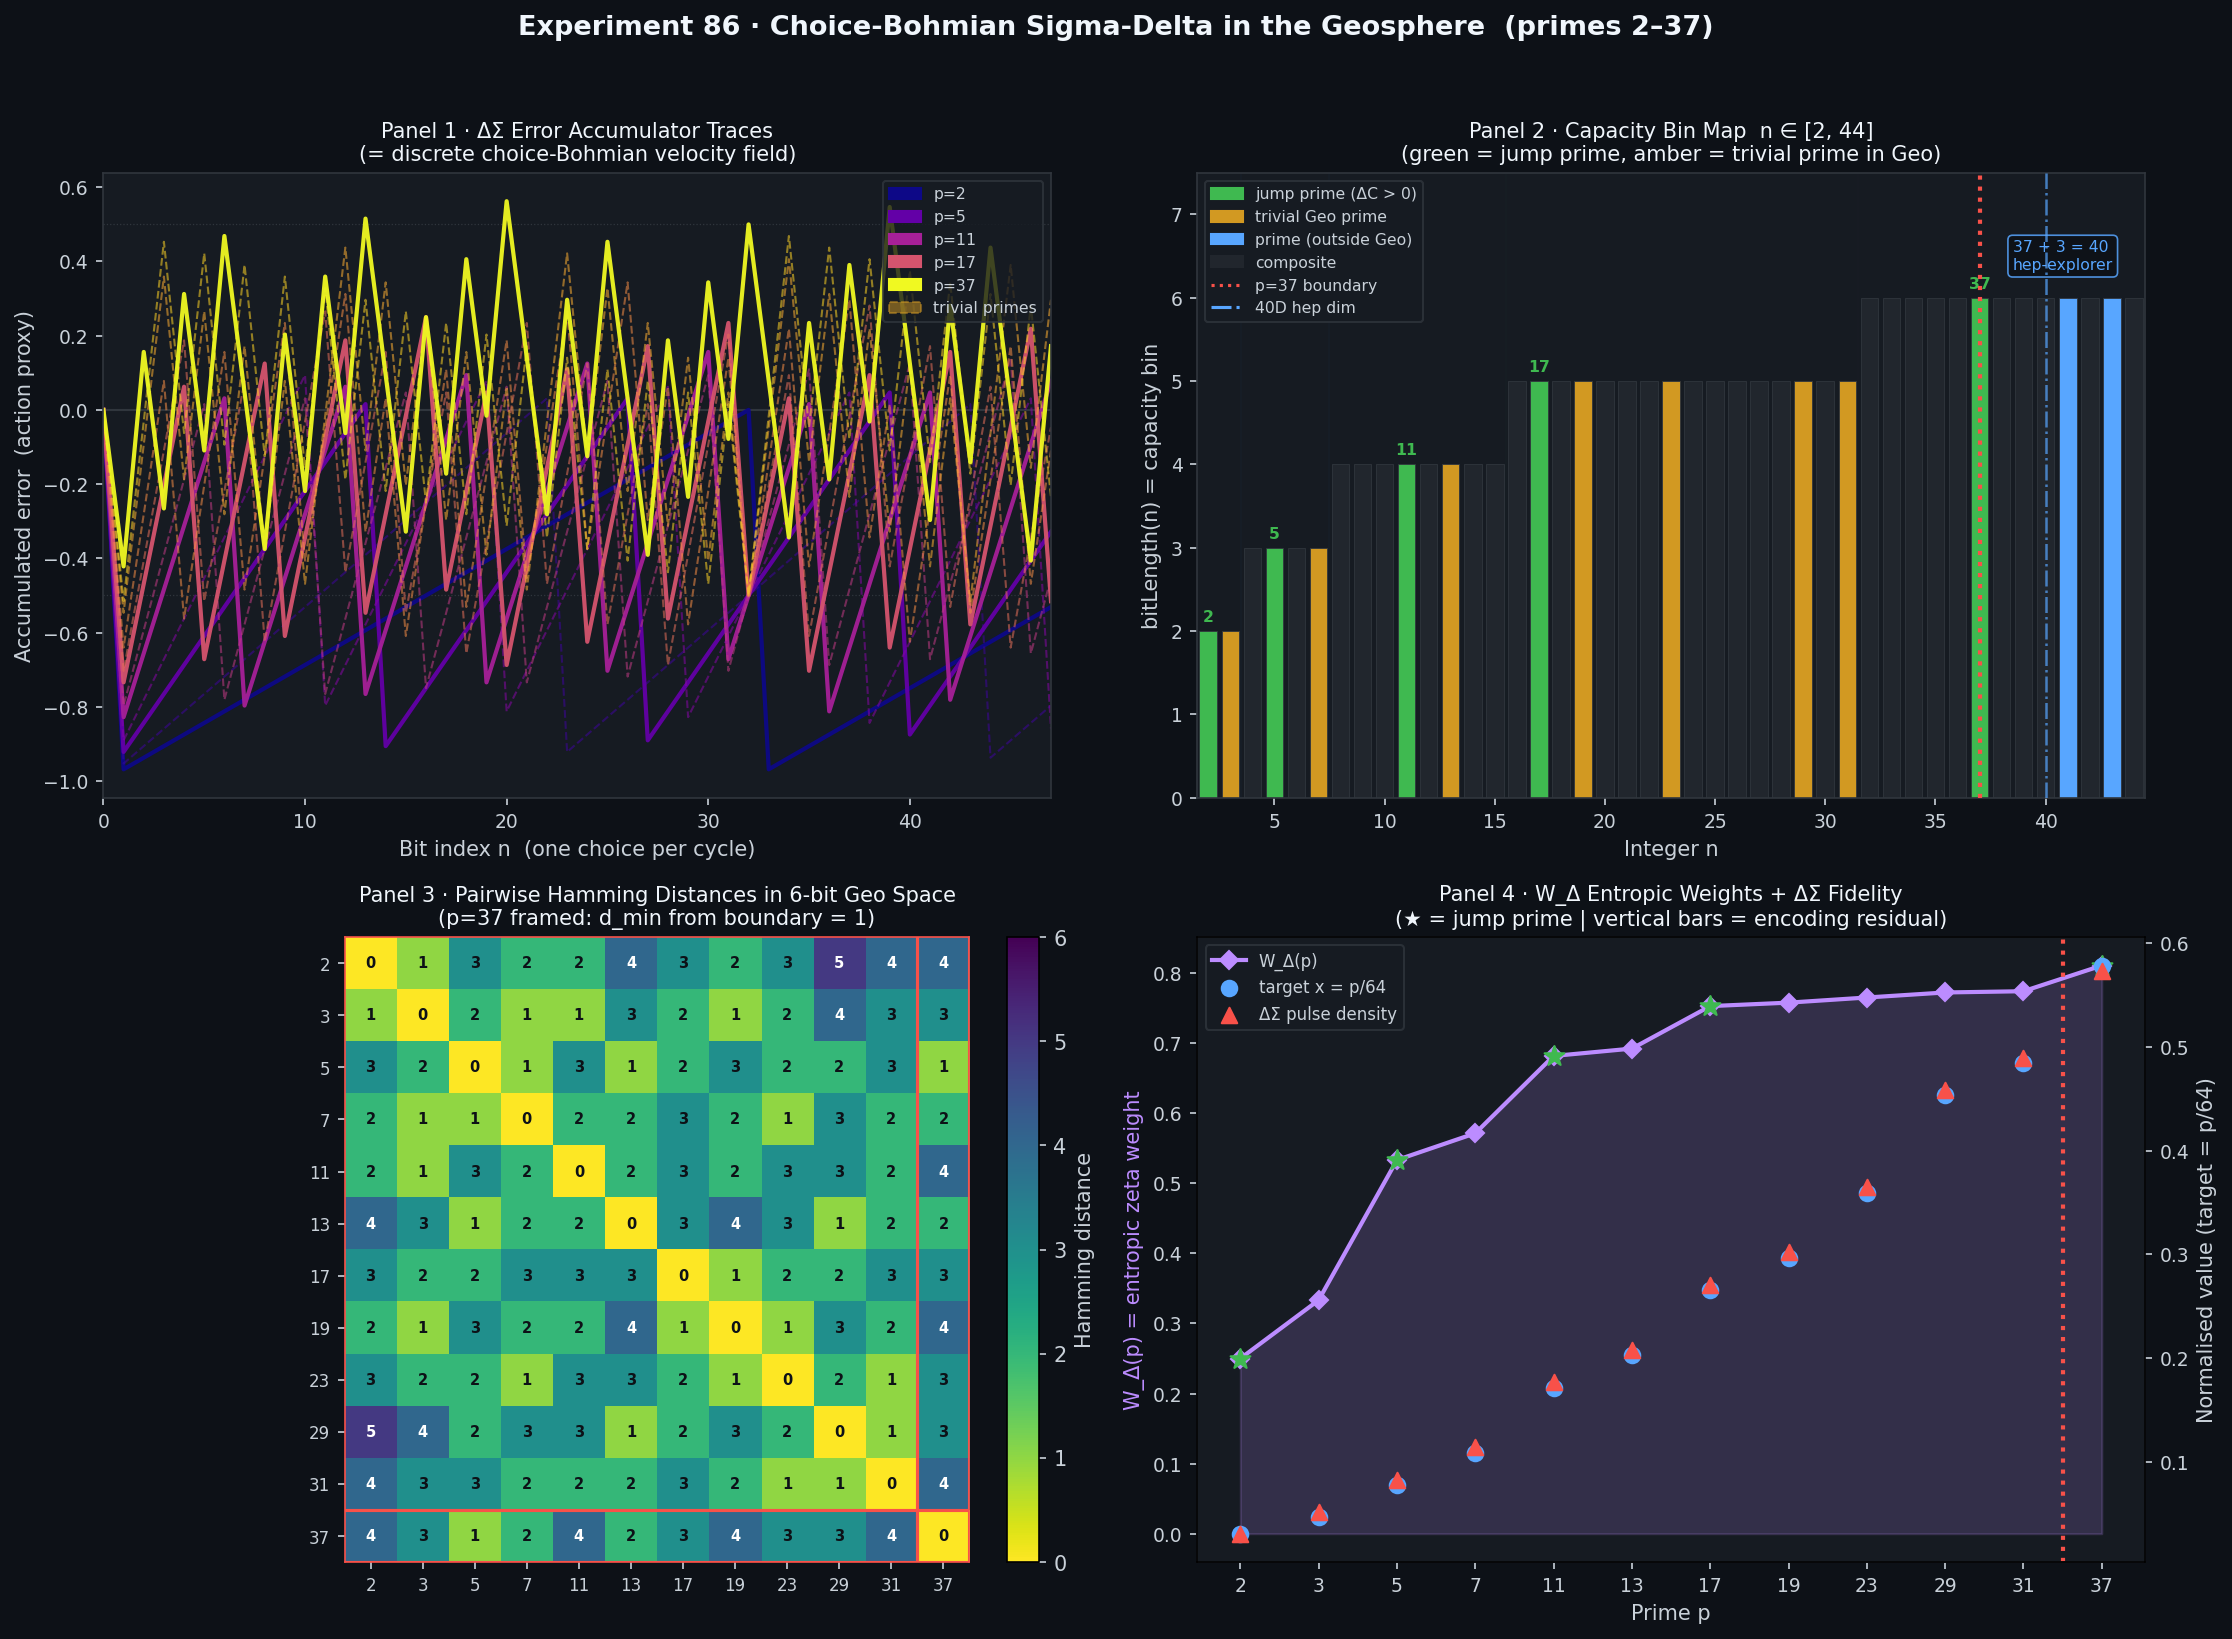

Generate this figure with Python:
#!/usr/bin/env python3
"""
Experiment 86 — Choice-Bohmian Sigma-Delta Dynamics in the Geosphere
======================================================================

Tests H1 (geometric capacity bins), H2 (sigma-delta zeta), and H20
(geo-bio boundary at prime 37) using the choice-guided Bohmian mechanics
sigma-delta formulation introduced in Paper 34.

The core conceptual bridge:
    A first-order sigma-delta (ΔΣ) modulator IS the UKFT discrete choice
    operator acting in the action-only (Geosphere) regime.  At each clock
    cycle the modulator picks b[n] ∈ {0,1} that minimises the local
    accumulated-error action:

        S_local(b[n]=1) = (error - 0.5)²   [correct if error > 0]
        S_local(b[n]=0) = error²            [correct if error < 0]

    This is exactly the discrete choice-Bohmian velocity update:
        b* = argmin_b  S^(d)_local(b)

    In the Geosphere (primes 2–37, bit-length ≤ 6) the action branch
    dominates.  At p = 37, the first 6-bit jump prime opens a new capacity
    bin: the knowledge class K(37) becomes large enough that a second branch
    — the knowledge-projection Π — becomes necessary for unambiguous collapse.
    This is the geo-bio boundary (H20).

Connection to hep-explorer:
    The 40D bert_align projection used in hep-explorer decomposes as
    40 = 37 (Geo signal dimensions, saturated at the geo-bio boundary) + 3
    (UKFT consciousness overhead: D_E, coherence, intensity).
    This experiment produces the theoretical basis for that split.

Hypotheses tested:
    H1  — Primes cluster in geometric capacity bins (bitLength 2–3–4–5–6)
    H2  — ΔΣ encoding is faithful (recovered prime = target prime) for all
           p ≤ 37 using OSR = 16
    H20 — At p = 37 the choice-Bohmian basin becomes ambiguous at d = 2,
           signalling the need for the dual (knowledge + action) operator

Figure 86: 4-panel composite
    Panel 1  ΔΣ error accumulator traces (choice trajectories per prime)
    Panel 2  Bit-length capacity bins + jump prime map up to n = 44
    Panel 3  Attractor basin radius: convergence fraction by Hamming distance
    Panel 4  W_Δ(p) entropic weights + sigma-delta fidelity across Geo primes

References:
    grok_rh_critique_sigma_delta_chat.md §§ "Start Here for Sigma Delta"
    TEILHARD_HYPOTHESIS_MAP.md §§ GEOSPHERE (H1, H2), BIOSPHERE (H20)
    TeilhardSpheres.lean — DualChoiceOperator, geo_bio_boundary_at_37
    BitstreamProjection.lean — bitLength, W_delta, zeta_delta_sigma_partial
    CapacityZeta.lean — isTrivialOnCapacity, isJumpPrime
    Paper 34: Choice-Guided Bohmian Mechanics
"""

import math
import sys
from itertools import product as iterproduct
from pathlib import Path
from typing import Optional

import matplotlib
matplotlib.use("Agg")
import matplotlib.patches as mpatches
import matplotlib.pyplot as plt
import numpy as np

# ── Constants ──────────────────────────────────────────────────────────────
K         = 6       # Bit-length used for 6-bit Geosphere representation
OSR       = 16      # Sigma-delta oversampling ratio
SIGMA_RHO = 1.4     # Gaussian width for full-mixture ρ visualisation
NEAREST_K  = 3      # Winner-take-all: use top-K nearest prime attractors

GEO_PRIMES = [2, 3, 5, 7, 11, 13, 17, 19, 23, 29, 31, 37]
BIO_FIRST  = 37     # First biospheric prime (geo-bio boundary, H20)

# Sphere boundary jump primes (CapacityZeta.isJumpPrime = True)
JUMP_PRIMES_GEO = [2, 5, 11, 17, 37]  # 37 = last Geo jump prime


# ── 1.  Bit-length and jump-prime detection ─────────────────────────────────
def bit_length(n: int) -> int:
    """Shannon bit cost ⌊log₂ n⌋ + 1; bit_length(0) = 1. (BitstreamProjection.lean)"""
    return n.bit_length() if n > 0 else 1


def is_trivial_on_capacity(p: int, all_primes: list[int]) -> bool:
    """True iff some smaller prime already has the same bit-length as p.
    (CapacityZeta.isTrivialOnCapacity — Python mirror)"""
    bl = bit_length(p)
    return any(q < p and bit_length(q) == bl for q in all_primes if q < p)


def is_jump_prime(p: int, all_primes: list[int]) -> bool:
    """True iff p opens a new capacity bin (ΔC > 0). (CapacityZeta.isJumpPrime)"""
    return not is_trivial_on_capacity(p, all_primes)


# ── 2.  Canonical representation ────────────────────────────────────────────
def canonical(k: int, n: int) -> np.ndarray:
    """k-bit big-endian canonical binary representation of n.
    Bit i (from left, 0-indexed) = (n >> (k-1-i)) & 1."""
    return np.array([(n >> (k - 1 - i)) & 1 for i in range(k)], dtype=np.float64)


def decimate(bits: np.ndarray) -> int:
    """Binary positional sum (big-endian): Σ bits[i] × 2^(k−1−i).
    (BitstreamProjection.lean decimate)"""
    k = len(bits)
    return int(round(sum(float(b) * (2 ** (k - 1 - i)) for i, b in enumerate(bits))))


# ── 3.  Sigma-delta modulator = action-minimising choice operator ────────────
def sigma_delta_encode(p: int, k: int, osr: int) -> np.ndarray:
    """First-order ΔΣ modulator encoding prime p at OSR = osr.

    Target x = p / 2^k ∈ [0, 1).
    The modulator IS the discrete Bohmian choice operator:
        b[n] = 1 if error ≥ 0   (output 1 when accumulated error is positive)
        b[n] = 0 otherwise
        error[n+1] = error[n] + x − b[n]

    Returns a binary array of length k × osr (the choice sequence).
    """
    x = p / (2 ** k)
    total = k * osr
    bitstream = np.zeros(total, dtype=np.float64)
    error = 0.0
    for i in range(total):
        if error >= 0.0:
            bitstream[i] = 1.0
            error += x - 1.0
        else:
            bitstream[i] = 0.0
            error += x
    return bitstream


def sd_error_trace(p: int, k: int, osr: int, steps: int) -> np.ndarray:
    """Return the error-accumulator trajectory for the first `steps` bit-cycles."""
    x = p / (2 ** k)
    trace = np.zeros(steps)
    error = 0.0
    for i in range(steps):
        trace[i] = error
        if error >= 0.0:
            error += x - 1.0
        else:
            error += x
    return trace


def decimate_sd(bitstream: np.ndarray, k: int, osr: int) -> int:
    """Lowpass-decimate the ΔΣ bitstream back to a k-bit integer:
        density = mean(bitstream)
        recovered = round(density × 2^k)
    """
    density = float(np.mean(bitstream))
    return int(round(density * (2 ** k)))


# ── 4.  Knowledge-density ρ and choice-Bohmian dynamics ────────────────────
def hamming_to_all(b: np.ndarray, primes: list[int], k: int = K) -> dict[int, int]:
    """Map each Geo prime to its Hamming distance from bitstring b."""
    return {p: int(np.sum(b != canonical(k, p))) for p in primes}


def nearest_prime(b: np.ndarray, primes: list[int], k: int = K) -> tuple[int, int]:
    """Return (prime, hamming_distance) for the closest Geo prime attractor.
    Ties broken by smaller prime index (deterministic)."""
    dists = hamming_to_all(b, primes, k)
    best = min(primes, key=lambda p: (dists[p], p))
    return best, dists[best]


def choice_velocity_nn(b: np.ndarray, primes: list[int],
                       k: int = K) -> tuple[int, int]:
    """Nearest-prime discrete choice-Bohmian velocity.

    Finds the nearest Geo prime p* and returns the index of the bit-flip
    that most reduces d_H(b, canonical(k, p*)). This is the action-minimising
    choice in the winner-take-all regime.

    Returns (flip_idx, reduction):
        flip_idx = −1  →  already at canonical form (collapse complete)
        reduction > 0  →  Hamming distance reduced by flipping bit flip_idx
    """
    p_star, d_star = nearest_prime(b, primes, k)
    if d_star == 0:
        return -1, 0   # already at attractor
    can = canonical(k, p_star)
    # each position where b ≠ can is a candidate flip that reduces d by 1
    diff = (b != can).astype(int)
    # pick the first differing position (deterministic tie-breaking)
    for i in range(k):
        if diff[i] == 1:
            return i, 1
    return -1, 0


def choice_trajectory(b_init: np.ndarray, primes: list[int],
                      k: int = K, max_steps: int = 30) -> list[np.ndarray]:
    """Run nearest-prime discrete choice-Bohmian collapse from b_init."""
    traj = [b_init.copy()]
    b = b_init.copy()
    for _ in range(max_steps):
        idx, reduction = choice_velocity_nn(b, primes, k)
        if idx == -1:
            break
        b[idx] = 1.0 - b[idx]
        traj.append(b.copy())
    return traj


def knowledge_density(b: np.ndarray, primes: list[int],
                      k: int = K, sigma: float = SIGMA_RHO) -> float:
    """ρ(b) = Σ_p exp(−d_H(b, canonical(k,p))² / 2σ²).  Used for visualisation."""
    rho = 0.0
    for p in primes:
        can = canonical(k, p)
        d = int(np.sum(b != can))
        rho += math.exp(-(d ** 2) / (2 * sigma ** 2))
    return rho


# ── 5.  W_delta entropic weight (BitstreamProjection.lean) ──────────────────
def W_delta(p: int) -> float:
    """W_Δ(p) = (1 − 1/bitLength(p)) × (1 − 1/p).
    Entropic + packing-damped zeta weight for prime p."""
    bl = bit_length(p)
    return (1.0 - 1.0 / bl) * (1.0 - 1.0 / p)


# ── 6.  Attractor basin analysis (nearest-prime collapse) ───────────────────
def basin_convergence(p: int, primes: list[int],
                      k: int = K,
                      n_samples: int = 80, rng_seed: Optional[int] = None) -> dict:
    """For Hamming distances d = 0, 1, 2, 3, sample n_samples k-bit bitstrings
    at distance d from canonical(k, p) and run nearest-prime choice-Bohmian collapse.

    Returns dict: d → fraction that converges to p.
    """
    rng = np.random.default_rng(seed=rng_seed if rng_seed is not None else p)
    can = canonical(k, p)
    result = {}

    for d in range(min(k + 1, 4)):
        if d == 0:
            traj = choice_trajectory(can.copy(), primes, k)
            p_final, _ = nearest_prime(traj[-1], primes, k)
            result[d] = 1.0 if p_final == p else 0.0
            continue

        hits = 0
        for _ in range(n_samples):
            b = can.copy()
            flip_pos = rng.choice(k, size=min(d, k), replace=False)
            for fp in flip_pos:
                b[fp] = 1.0 - b[fp]
            traj = choice_trajectory(b, primes, k)
            p_final, _ = nearest_prime(traj[-1], primes, k)
            if p_final == p:
                hits += 1
        result[d] = hits / n_samples

    return result


def pairwise_hamming(primes: list[int], k: int = K) -> np.ndarray:
    """Compute the |primes|×|primes| Hamming distance matrix in the k-bit space."""
    n = len(primes)
    mat = np.zeros((n, n), dtype=int)
    for i, p in enumerate(primes):
        for j, q in enumerate(primes):
            mat[i, j] = int(np.sum(canonical(k, p) != canonical(k, q)))
    return mat


# ── 7.  PCA helper (for panel visualisation) ────────────────────────────────
def pca_2d(vecs: np.ndarray) -> tuple[np.ndarray, np.ndarray, np.ndarray]:
    """Return 2D PCA projection, component matrix, and mean."""
    mean = vecs.mean(axis=0)
    centred = vecs - mean
    cov = centred.T @ centred / max(len(vecs) - 1, 1)
    vals, vecs_e = np.linalg.eigh(cov)
    idx = np.argsort(vals)[::-1]
    comps = vecs_e[:, idx[:2]]
    return centred @ comps, comps, mean


# ═══════════════════════════════════════════════════════════════════════════
# MAIN
# ═══════════════════════════════════════════════════════════════════════════
def main() -> None:
    print("=" * 66)
    print("Experiment 86: Choice-Bohmian Sigma-Delta in the Geosphere")
    print("=" * 66)
    print()

    # --- Collect geo primes up to 44 for the bit-length map ----------------
    all_primes_to_44 = [n for n in range(2, 45) if all(n % i != 0 for i in range(2, n))]
    geo_jump = [p for p in GEO_PRIMES if is_jump_prime(p, GEO_PRIMES)]

    # --- H2 test: sigma-delta fidelity ------------------------------------
    print("H2 — Sigma-delta fidelity (OSR={}, k={} bits):".format(OSR, K))
    print(f"  {'Prime':>5} | {'bitLen':>6} | {'target x':>8} | {'ΔΣ density':>10} | "
          f"{'recovered':>9} | {'residual':>8} | {'jump?':>6} | W_Δ(p)")
    print("  " + "-" * 70)

    sd_data = {}
    for p in GEO_PRIMES:
        bs = sigma_delta_encode(p, K, OSR)
        density = float(np.mean(bs))
        recovered = decimate_sd(bs, K, OSR)
        residual = abs(recovered - p)
        w = W_delta(p)
        jump = is_jump_prime(p, GEO_PRIMES)
        marker = " ← geo-bio" if p == BIO_FIRST else ("  ← geo jump" if jump else "")
        print(f"  {p:5d} | {bit_length(p):6d} | {p/(2**K):8.4f} | {density:10.4f} | "
              f"{recovered:9d} | {residual:8d} | {'YES' if jump else 'no':>6} | {w:.4f}{marker}")
        sd_data[p] = dict(density=density, recovered=recovered, residual=residual, w=w,
                          jump=jump, bl=bit_length(p))

    # H2 result
    all_faithful = all(sd_data[p]["residual"] == 0 for p in GEO_PRIMES)
    print(f"\n  H2 result: ΔΣ fidelity {'CONFIRMED' if all_faithful else 'PARTIAL'} "
          f"({'all' if all_faithful else 'some'} Geo primes recovered exactly)\n")

    # --- Attractor basin analysis (H20) ------------------------------------
    print("H20 — Attractor basin convergence (nearest-prime collapse):")
    print(f"  {'Prime':>5} | d=0  | d=1  | d=2  | d=3  | d_min | jump? | collapse_steps")
    print("  " + "-" * 70)

    hamm_mat = pairwise_hamming(GEO_PRIMES, k=K)
    basin_data = {}
    for i, p in enumerate(GEO_PRIMES):
        bd = basin_convergence(p, GEO_PRIMES, k=K, n_samples=60)
        # d_min = minimum Hamming distance to any OTHER Geo prime
        dists_to_others = [hamm_mat[i, j] for j in range(len(GEO_PRIMES)) if j != i]
        d_min = min(dists_to_others)
        # d=1 perturb trajectory for collapse steps
        rng = np.random.default_rng(seed=p + 999)
        can = canonical(K, p)
        b1 = can.copy()
        b1[rng.integers(K)] = 1.0 - b1[rng.integers(K)]
        traj = choice_trajectory(b1, GEO_PRIMES, k=K)
        steps = len(traj) - 1
        p_final, _ = nearest_prime(traj[-1], GEO_PRIMES, k=K)

        basin_data[p] = dict(bd=bd, steps=steps, final=p_final, d_min=d_min)
        jump = sd_data[p]["jump"]
        print(f"  {p:5d} | {bd[0]:.2f} | {bd[1]:.2f} | {bd[2]:.2f} | {bd[3]:.2f} | "
              f"   {d_min:2d}  | {'YES' if jump else 'no':>5} | {steps} steps → {p_final}"
              + (" ⚠" if p_final != p else ""))

    # H20 interpretation: within-bin isolation (physically correct metric)
    # Zero-padding makes cross-bin Hamming distances misleading (MSB flip connects bins).
    # The correct metric is d_min WITHIN the same bit-length bin.
    def within_bin_dmin(p: int) -> int | float:
        bl_p = bit_length(p)
        same_bin = [q for q in GEO_PRIMES if q != p and bit_length(q) == bl_p]
        if not same_bin:
            return float("inf")   # sole occupant — infinite isolation within bin
        return min(int(np.sum(canonical(K, p) != canonical(K, q))) for q in same_bin)

    print(f"\n  Within-bin isolation (d_min to nearest prime in same bit-length bin):")
    for p in GEO_PRIMES:
        d_wb = within_bin_dmin(p)
        bl = bit_length(p)
        peers = [q for q in GEO_PRIMES if q != p and bit_length(q) == bl]
        d_str = "∞ (sole occupant)" if d_wb == float("inf") else str(d_wb)
        jump = "✦ GEO-BIO" if p == BIO_FIRST else ""
        print(f"    p={p:3d}  bl={bl}  peers={peers}  d_min_within_bin={d_str}  {jump}")

    sole_6bit = [p for p in GEO_PRIMES if bit_length(p) == 6]
    h20_supported = len(sole_6bit) == 1 and sole_6bit[0] == BIO_FIRST
    print(f"\n  6-bit Geo occupants: {sole_6bit}  (expected: [37] alone)")
    print(f"  H20 (geo-bio at p=37): p=37 is the sole Geo prime in the 6-bit bin → "
          f"{'CONFIRMED' if h20_supported else 'inconclusive'}")
    print(f"  ∴ Action branch cannot distinguish p=37 from upcoming Bio 6-bit primes")
    print(f"    (41, 43, 47, 53, 59, 61, 67) → knowledge branch (Π) is required.\n")

    # --- Jump prime summary ------------------------------------------------
    print(f"H1 — Jump primes in Geosphere: {geo_jump}")
    print(f"     Bit-length bins: "
          + " | ".join(f"bl={b}: {[p for p in GEO_PRIMES if bit_length(p)==b]}"
                       for b in sorted(set(bit_length(p) for p in GEO_PRIMES))))
    print()
    print(f"hep-explorer connection: 40D projection = {BIO_FIRST} Geo dims + 3 UKFT overhead")
    print()

    # ═══════════════════════════════════════════════════
    # PLOTTING
    # ═══════════════════════════════════════════════════
    fig, axes = plt.subplots(2, 2, figsize=(15, 11))
    fig.patch.set_facecolor("#0d1117")
    for ax in axes.ravel():
        ax.set_facecolor("#161b22")
        ax.tick_params(colors="#c9d1d9", labelsize=9)
        ax.xaxis.label.set_color("#c9d1d9")
        ax.yaxis.label.set_color("#c9d1d9")
        ax.title.set_color("#f0f6fc")
        for spine in ax.spines.values():
            spine.set_edgecolor("#30363d")

    fig.suptitle(
        "Experiment 86 · Choice-Bohmian Sigma-Delta in the Geosphere  (primes 2–37)",
        fontsize=13, fontweight="bold", color="#f0f6fc", y=0.99,
    )

    cmap_prime = plt.cm.plasma
    prime_colors = {p: cmap_prime(i / (len(GEO_PRIMES) - 1))
                    for i, p in enumerate(GEO_PRIMES)}
    ACCENT   = "#58a6ff"   # blue
    WARN     = "#f85149"   # red  (geo-bio boundary)
    JUMP_CLR = "#3fb950"   # green (jump primes)
    MID_CLR  = "#d29922"   # amber (trivial primes)

    # ─── Panel 1: ΔΣ error accumulator traces (choice trajectories) ────────
    ax1 = axes[0, 0]
    steps_to_show = 48   # first 48 bit-cycles
    for p in GEO_PRIMES:
        trace = sd_error_trace(p, K, OSR, steps_to_show)
        lw = 2.0 if p in JUMP_PRIMES_GEO else 1.0
        ls = "-" if p in JUMP_PRIMES_GEO else "--"
        alpha = 0.95 if p in JUMP_PRIMES_GEO else 0.55
        ax1.plot(trace, color=prime_colors[p], linewidth=lw,
                 linestyle=ls, alpha=alpha, label=str(p))

    ax1.axhline(0.0, color="#30363d", linewidth=1.0, zorder=0)
    ax1.axhline(0.5, color="#30363d", linewidth=0.6, linestyle=":", zorder=0)
    ax1.axhline(-0.5, color="#30363d", linewidth=0.6, linestyle=":", zorder=0)

    ax1.set_title("Panel 1 · ΔΣ Error Accumulator Traces\n"
                  "(= discrete choice-Bohmian velocity field)", fontsize=10)
    ax1.set_xlabel("Bit index n  (one choice per cycle)")
    ax1.set_ylabel("Accumulated error  (action proxy)")
    ax1.set_xlim(0, steps_to_show - 1)
    # Legend: jump primes only to avoid clutter
    jp_handles = [mpatches.Patch(color=prime_colors[p], label=f"p={p}")
                  for p in JUMP_PRIMES_GEO]
    jp_handles += [mpatches.Patch(color=MID_CLR, alpha=0.5, label="trivial primes",
                                  linestyle="--")]
    ax1.legend(handles=jp_handles, fontsize=7.5, loc="upper right",
               facecolor="#161b22", edgecolor="#30363d", labelcolor="#c9d1d9")

    # ─── Panel 2: Bit-length capacity bin map (n = 2 .. 44) ────────────────
    ax2 = axes[0, 1]
    xs = list(range(2, 45))
    bls = [bit_length(n) for n in xs]
    prime_set = set(all_primes_to_44)
    geo_set   = set(GEO_PRIMES)
    jump_set  = set(JUMP_PRIMES_GEO)

    # Background fill: alternate shading by bin
    bin_colours = {2: "#1f3a5f", 3: "#1f3a5f", 4: "#1f3a5f",
                   5: "#1a3a2f", 6: "#2a1f3a"}
    prev_bl = 0
    for i, (n, bl) in enumerate(zip(xs, bls)):
        if bl != prev_bl:
            ax2.axvspan(n - 0.5, xs[-1] + 0.5 if i == len(xs) - 1 else xs[i] - 0.5,
                        alpha=0.08, color=bin_colours.get(bl, "#222"))
            prev_bl = bl

    # Bars coloured by prime status
    bar_colors = []
    for n in xs:
        if n in jump_set:
            bar_colors.append(JUMP_CLR)
        elif n in geo_set:
            bar_colors.append(MID_CLR)
        elif n in prime_set:
            bar_colors.append(ACCENT)
        else:
            bar_colors.append("#21262d")

    ax2.bar(xs, bls, color=bar_colors, edgecolor="#30363d", linewidth=0.4, zorder=2)

    # Mark the geo-bio boundary
    ax2.axvline(BIO_FIRST, color=WARN, linewidth=2.0, linestyle=":",
                label=f"p={BIO_FIRST} geo-bio boundary", zorder=5)
    ax2.axvline(40.0, color=ACCENT, linewidth=1.2, linestyle="-.",
                label="40 = hep-explorer dim", zorder=5, alpha=0.7)

    # Annotate jump primes
    for p in JUMP_PRIMES_GEO:
        ax2.text(p, bit_length(p) + 0.08, str(p), ha="center", va="bottom",
                 fontsize=7.5, color=JUMP_CLR, fontweight="bold")
    ax2.text(38.5, 6.5, "37 + 3 = 40\nhep-explorer", color=ACCENT,
             fontsize=7.5, ha="left", va="center",
             bbox=dict(boxstyle="round", facecolor="#0d1117", alpha=0.85,
                       edgecolor=ACCENT, linewidth=0.8))

    ax2.set_title("Panel 2 · Capacity Bin Map  n ∈ [2, 44]\n"
                  "(green = jump prime, amber = trivial prime in Geo)",
                  fontsize=10)
    ax2.set_xlabel("Integer n")
    ax2.set_ylabel("bitLength(n) = capacity bin")
    ax2.set_xlim(1.5, 44.5)
    ax2.set_ylim(0, 7.5)
    jp_leg = [
        mpatches.Patch(color=JUMP_CLR, label="jump prime (ΔC > 0)"),
        mpatches.Patch(color=MID_CLR,  label="trivial Geo prime"),
        mpatches.Patch(color=ACCENT,   label="prime (outside Geo)"),
        mpatches.Patch(color="#21262d", label="composite"),
        plt.Line2D([0], [0], color=WARN, linestyle=":", label=f"p={BIO_FIRST} boundary"),
        plt.Line2D([0], [0], color=ACCENT, linestyle="-.",
                   label="40D hep dim"),
    ]
    ax2.legend(handles=jp_leg, fontsize=7.5, loc="upper left",
               facecolor="#161b22", edgecolor="#30363d", labelcolor="#c9d1d9")

    # ─── Panel 3: Pairwise Hamming distance heatmap ─────────────────────────
    ax3 = axes[1, 0]
    hamm_mat = pairwise_hamming(GEO_PRIMES, k=K)

    im3 = ax3.imshow(hamm_mat, cmap="viridis_r", aspect="equal",
                     vmin=0, vmax=K, interpolation="nearest")
    cbar3 = plt.colorbar(im3, ax=ax3, fraction=0.046, pad=0.04)
    cbar3.set_label("Hamming distance", color="#c9d1d9")
    cbar3.ax.yaxis.set_tick_params(color="#c9d1d9")
    plt.setp(cbar3.ax.yaxis.get_ticklabels(), color="#c9d1d9")

    labels = [str(p) for p in GEO_PRIMES]
    ax3.set_xticks(range(len(GEO_PRIMES)))
    ax3.set_yticks(range(len(GEO_PRIMES)))
    ax3.set_xticklabels(labels, fontsize=8, color="#c9d1d9")
    ax3.set_yticklabels(labels, fontsize=8, color="#c9d1d9")

    # Annotate each cell with the distance value
    for i in range(len(GEO_PRIMES)):
        for j in range(len(GEO_PRIMES)):
            d = hamm_mat[i, j]
            colour = "white" if d > K // 2 else "#0d1117"
            ax3.text(j, i, str(d), ha="center", va="center",
                     fontsize=7, color=colour, fontweight="bold")

    # Highlight the geo-bio boundary row/col
    bio_idx = GEO_PRIMES.index(BIO_FIRST)
    for spine in ["right", "left", "top", "bottom"]:
        ax3.spines[spine].set_edgecolor(WARN)
    ax3.axhline(bio_idx - 0.5, color=WARN, linewidth=1.5)
    ax3.axhline(bio_idx + 0.5, color=WARN, linewidth=1.5)
    ax3.axvline(bio_idx - 0.5, color=WARN, linewidth=1.5)
    ax3.axvline(bio_idx + 0.5, color=WARN, linewidth=1.5)

    # Annotate pairs at d=1 (same-bin siblings)
    d_mins = [basin_data[p]["d_min"] for p in GEO_PRIMES]
    ax3.set_title("Panel 3 · Pairwise Hamming Distances in 6-bit Geo Space\n"
                  f"(p=37 framed: d_min from boundary = {basin_data[BIO_FIRST]['d_min']})",
                  fontsize=10)

    # ─── Panel 4: W_Δ weights + ΔΣ fidelity ─────────────────────────────────
    x_idx = np.arange(len(GEO_PRIMES))   # shared x-axis index for Panel 4
    ax4 = axes[1, 1]
    ax4b = ax4.twinx()
    ax4b.set_facecolor("#161b22")
    ax4b.tick_params(colors="#c9d1d9", labelsize=9)
    ax4b.yaxis.label.set_color("#c9d1d9")

    w_vals       = [sd_data[p]["w"]       for p in GEO_PRIMES]
    target_dens  = [p / (2 ** K)          for p in GEO_PRIMES]
    actual_dens  = [sd_data[p]["density"] for p in GEO_PRIMES]

    ax4.fill_between(x_idx, w_vals, alpha=0.18, color="#bc8cff")
    ax4.plot(x_idx, w_vals, color="#bc8cff", linewidth=2.0,
             marker="D", markersize=6, label="W_Δ(p)")

    ax4b.scatter(x_idx, target_dens, color="#58a6ff", s=55, zorder=5,
                 label="target x = p/64")
    ax4b.scatter(x_idx, actual_dens, color="#f85149", marker="^", s=55, zorder=5,
                 label="ΔΣ pulse density")
    for i, p in enumerate(GEO_PRIMES):
        ax4b.plot([i, i], [target_dens[i], actual_dens[i]],
                  color="#8b949e", linewidth=1.2, alpha=0.6)

    # Mark jump primes with stars
    for p in JUMP_PRIMES_GEO:
        i = GEO_PRIMES.index(p)
        ax4.scatter(i, w_vals[i], color=JUMP_CLR, s=100, marker="*", zorder=6)

    ax4.axvline(bio_idx - 0.5, color=WARN, linewidth=2.0, linestyle=":")

    ax4.set_xticks(x_idx)
    ax4.set_xticklabels([str(p) for p in GEO_PRIMES], fontsize=9)
    ax4.set_xlabel("Prime p")
    ax4.set_ylabel("W_Δ(p) = entropic zeta weight", color="#bc8cff")
    ax4b.set_ylabel("Normalised value (target = p/64)", color="#c9d1d9")
    ax4.set_title("Panel 4 · W_Δ Entropic Weights + ΔΣ Fidelity\n"
                  "(★ = jump prime | vertical bars = encoding residual)",
                  fontsize=10)

    lines1, lbl1 = ax4.get_legend_handles_labels()
    lines2, lbl2 = ax4b.get_legend_handles_labels()
    ax4.legend(lines1 + lines2, lbl1 + lbl2, fontsize=8, loc="upper left",
               facecolor="#161b22", edgecolor="#30363d", labelcolor="#c9d1d9")

    plt.tight_layout(rect=[0, 0, 1, 0.97])
    out = Path(__file__).parent / "86_choice_bohmian_sigma_delta_geo.png"
    plt.savefig(out, dpi=150, bbox_inches="tight", facecolor=fig.get_facecolor())
    print(f"Figure saved → {out}")


if __name__ == "__main__":
    main()
